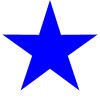
Frame 1 (no input)
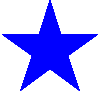
Frame 60 (the mouse pressed at the canvas centre just before this capture)
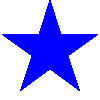
Frame 120 (the mouse held since frame 60 and released just before this capture)

The Processing sketch that drew these frames (run headless with seeded random() and noise(); from frame 60 on, the mouse is pressed at the canvas centre):

// Processing sketch: fp_pg_q_06_09
// ── fp_pg_q_06_09.pde
// 問題 6.9 100×100 画素のウインドウに内接する n 頂点の★を描画するメソッドを作成せよ．
// ただし，頂点数 n を引数とすること．void nStar(int n)
void setup() {
  size(100, 100);
  background(255, 255, 255);
}

void draw(){
  int n = 5;
  noStroke();
  fill(0, 0, 255);
  nStar(n);
}

void nStar(int n) {
  int x = width/2;
  int y = height/2;
  float CircumscribedCircle = width/2;
  float InscribedCircle = (CircumscribedCircle / 2) * 0.75;
  int p = n;
  int cnt = p * 2;
  float radius = 0;
  float rotatete = PI/2;
  // http://www.d-improvement.jp/learning/processing/2011-a/08.html
  pushMatrix();
  translate(x, y);
  rotate(rotatete);
  beginShape();
  for (int i = 1; i <= cnt; i++) {
    if (i % 2 == 0) {
      radius = InscribedCircle;
    } else {
      radius = CircumscribedCircle;
    }
    vertex(radius * cos(radians(360 * i/cnt)), radius * sin(radians(360 * i/cnt)));
  }
  endShape(CLOSE);
  popMatrix();
}
